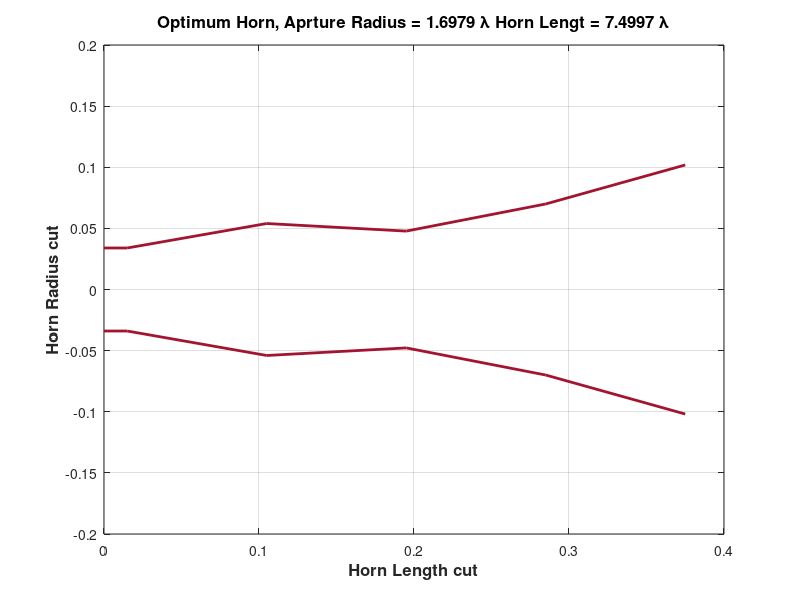

MATLAB code to generate this figure: (Note: this script raises an error after producing the figure.)

clear;
c0 = 3e8;
F = 5e9;
lamb = c0./F;
N = 5;
data = load('ga_allvar_minxp_V2L.mat');
fmin = data.fmin2;

R = [fmin.r(1) fmin.r(1:N)];

R(end) = 3*R(1);

% R = [0.02283 0.02283 0.06313 0.07772 0.09971 0.1467]; % From GA algo


% R = [0.02 0.02 0.02667 0.03333 0.04 0.04667 0.05333 0.06 0.06667 0.07333 0.09562 0.08667 0.09333 0.1009 0.1067 0.1156...
%     0.1491];
% N = length(R) - 1;
% Len = 0.3912;
Len = fmin.r(N + 1);

% Len = 0.3273;

l1 = lamb./4;
L = [l1 ones(1, N - 1)./N .* Len];

for i = 1:N
    L_axis(i) = sum(L(1:i));
end
L_axis = [0 L_axis];
figure;
plot(L_axis, R, 'LineWidth', 2, 'Color', [0.6350, 0.0780, 0.1840] );
hold on;
plot(L_axis, -R, 'LineWidth', 2, 'Color', [0.6350, 0.0780, 0.1840] );
title(['Optimum Horn, Aprture Radius = ', num2str(R(end)./lamb), ' \lambda ', 'Horn Lengt = ', num2str(Len./lamb), ' \lambda'], 'FontSize', 12, 'FontWeight', 'bold');
xlabel('Horn Length cut', 'FontSize', 12, 'FontWeight', 'bold');
ylabel('Horn Radius cut', 'FontSize', 12, 'FontWeight', 'bold');
grid on;

%% Iteration over the frequencies 


SP = [R(2:end) Len];

XMN_data = load('Xmn.mat');
str = XMN_data.Xmn;

fc_ = fc(R(2), 1, 1);

% <<<<<<< Updated upstream
% F = linspace(fc_(1)+fc_(1)./100, fc_(3), 20);
% =======
F = linspace(fc_(1)+fc_(1)./100, fc_(10), 100);
% >>>>>>> Stashed changes
% F = 5e9;
% objective = @(x) GSM_N_opt_allvar(SP(1:N), SP(N+1), x(1:length(F)), 0);
tic;
% parfor i = 1:length(F)
% XP_level = MinXP_Goal_V2L_freq(SP(1:N), SP(N+1), F, 20);
F_ = [F(1) F(10) F(20)];

[RL, SRR, STT, STR, SRT] = GSM_N_opt_allvar_V2_freq_new(SP(1:N), SP(N+1), F, 50); % Find GSM

b.SRR = SRR;
b.STT = STT;
b.STR = STR;
b.SRT = SRT;

save('Paper_minxp_GSM', 'b');


% [Max_Exp_diff, Eth, Eph, th, ph, Gamma, Dm]...
%     = MinXP_Goal_V4L(SP(1:N), SP(N + 1), F_(1), 20, 50, 5); % Open WG
% 
% 
% 
% [Max_Exp_diff_m, Eth_m, Eph_m, th_m, ph_m]...
%     = MinXP_Goal_V3L(SP(1:N), SP(N + 1), F_(1), 20, 50, 5); % Closed / Matched WG
%%
[Eth_, Eph_, Eco_, Exp_, CO_, XP_, E_, th, ph, Max_Exp_diff] = ...
    MinXP_Goal_V2L_freq_fields(SP(1:N), SP(N + 1), F_(1), 10);

%%

Eth = squeeze(Eth_(1, :, :));
Eph = squeeze(Eth_(1, :, :));

Eco = squeeze(Eco_(1, :, :));
Exp = squeeze(Exp_(1, :, :));

Eres = sqrt(abs(Eth).^2 + abs(Eph).^2);

figure(3);hold on;
plot(th(1,:).*180/pi, db(abs(Eres(1, :))./max(abs(Eres(1, :)))));
hold on;
plot(th(91,:).*180/pi, db(abs(Eres(91, :))./max(abs(Eres(91, :)))));
grid on;

figure(81);
hold on;
plot(th(1, :)*(180/pi), db((abs(Eco(1, :))./max(max(abs(Eco))))), '-.', 'LineWidth', 2);
hold on;
plot(th(90, :)*(180/pi), db((abs(Exp(45, :))./max(max(abs(Eco))))), '-.', 'LineWidth', 2);

xlabel('\theta(Deg)', 'FontSize', 12, 'FontWeight', 'bold');
ylabel('Far fields E_{co} and E_{xp} (dB)', 'FontSize', 12, 'FontWeight', 'bold');
title('Co and Cross polar fields', 'FontSize', 12, 'FontWeight', 'bold');
grid on;
ylim([-40 5]);


% Eres = sqrt(abs(Eth).^2 + abs(Eph).^2);
% Eres_m = sqrt(abs(Eth_m).^2 + abs(Eph_m).^2);
% 
% figure(4);hold on;
% plot(th_m(1, :).* 180/pi, db(abs(Eres_m(1, :))./max(abs(Eres_m(1, :)))), 'LineWidth', 2);grid on;
% hold on;
% plot(th(1, :).* 180/pi, db(abs(Eres(1, :))./max(abs(Eres_m(1, :)))), 'LineWidth', 2);grid on;


% [Eth_, Eph_, Eco_, Exp_, CO_, XP_, E_, th, ph, Max_Exp_diff] = MinXP_Goal_V2L_freq_fields(SP(1:N), SP(N + 1), F_, 20);
% 
% %% Plots
% 
% i = 1;
% 
% Eco = squeeze(Eco_(i, :, :));
% Exp = squeeze(Exp_(i, :, :));
% E = squeeze(E_(i, :, :));
% 
% CO = squeeze(CO_(i, :, :));
% 
% XP = squeeze(XP_(i, :, :));
% 
% time_used = toc;
% % end
% 
% % figure;
% % plot(F_*1e-9, Max_Exp_diff, 'LineWidth', 2);grid on;
% % xlabel('Frequency (GHz)', 'FontSize', 16, 'FontWeight', 'bold');
% % ylabel('Cross Polar level (dB)', 'FontSize', 16, 'FontWeight', 'bold');
% % title('Cross polar level ga algo', 'FontSize', 16, 'FontWeight', 'bold');
% % % RL1 = GSM_N_opt_allvar(SP(1:N), SP(N+1), 5e9, 20);
% % end